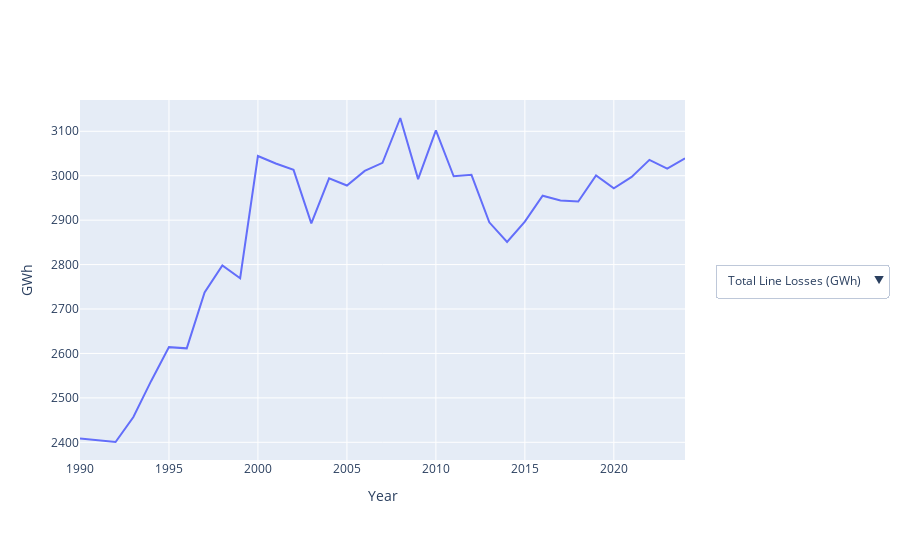

Source (notebook cell):
### Markdown cell above
# Electricity Line Loss Plot

### Code cell
import importlib
import line_loss_plot
importlib.reload(line_loss_plot)
from line_loss_plot import create_line_loss_plot

fig, show_plot = create_line_loss_plot()
show_plot()
